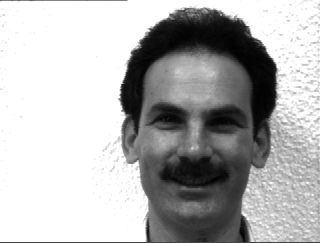
#> input picture PCAML/yalefaces/subject02.happy.png, 320 x 243 px; its folder holds 4 pictures in this run
$ python Part3.py   (older library calls are emulated)
#> lines starting #> are read from the running program, lines starting #| are printed output that depends on the picture
### PCAML/PCAFunc.py
#! /usr/bin/python3
import numpy as np
import glob
import matplotlib.pyplot as plt
from PIL import Image

def P2StandMatrix():
    size = 40,40
    my_matrix = []
    'Open the image'
    listFiles = (glob.glob('yalefaces/*.png'))

    for files in listFiles:
        file = "yalefaces/"+files[10:]
        myImage = Image.open(file)
#> myImage is the input picture: PIL image 320x243 L; min 0, max 255, mean 179.2
        'store the array in data'
        data  = np.array(myImage)
        'resize the data to 40x40'
        myImage = myImage.resize(size,Image.ANTIALIAS)
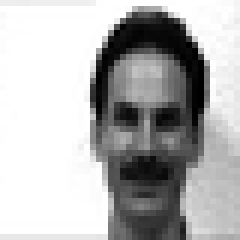
#> myImage: PIL image 40x40 L (shown 6 times larger); min 0, max 255, mean 179.1
        data2 = np.array(myImage)
        'flatten the image 1x1600'
        flatImage = data2.flatten()
#> flatImage = 1600 values, max 255 at index 17, min 0 at index 311, mean 179.1

        my_matrix.append(flatImage)
#> pass 2 of the loop in P2StandMatrix, `for files in listFiles:`:
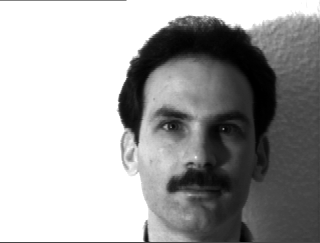
#> input picture PCAML/yalefaces/subject02.leftlight.png, 320 x 243 px
#> in P2StandMatrix, myImage is the input picture: PIL image 320x243 L; min 0, max 255, mean 163.4
#> in P2StandMatrix, `myImage = myImage.resize(size,Image.ANTIALIAS)`:
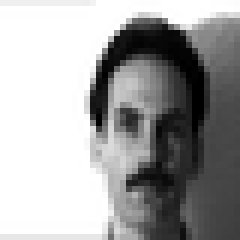
#> myImage: PIL image 40x40 L (shown 6 times larger); min 0, max 255, mean 163.4
#> flatImage = 1600 values, max 255 at index 16, min 0 at index 432, mean 163.4
#> pass 3 of the loop in P2StandMatrix, `for files in listFiles:`:
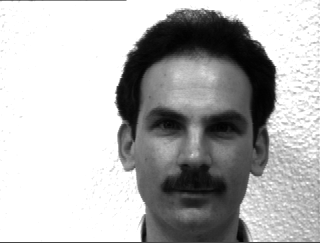
#> input picture PCAML/yalefaces/subject02.noglasses.png, 320 x 243 px
#> in P2StandMatrix, myImage is the input picture: PIL image 320x243 L; min 2, max 255, mean 179.5
#> in P2StandMatrix, `myImage = myImage.resize(size,Image.ANTIALIAS)`:
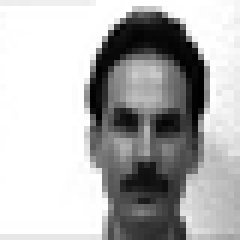
#> myImage: PIL image 40x40 L (shown 6 times larger); min 0, max 255, mean 179.4
#> flatImage = 1600 values, max 255 at index 16, min 0 at index 392, mean 179.4
#> the loop made 4 passes; the first 3 are shown

    matrix =  np.asarray(my_matrix)
    return matrix

# [30 lines left out: functions get_standardMatrix, get_unstandarMatrix, get_eigens, not called in this run]

### PCAML/Part3.py
#! /usr/bin/python3
from PCAFunc import *
import cv2
import glob
import os
from PIL import Image


def main():
    standM1 = P2StandMatrix()
    mean = standM1.mean(axis=0)
    std = np.std(standM1, axis=0, dtype=np.float64)
    standM1 = (standM1- mean) / std
    size =40,40
#> (the run stopped early here; a loop or call above may not have finished)
